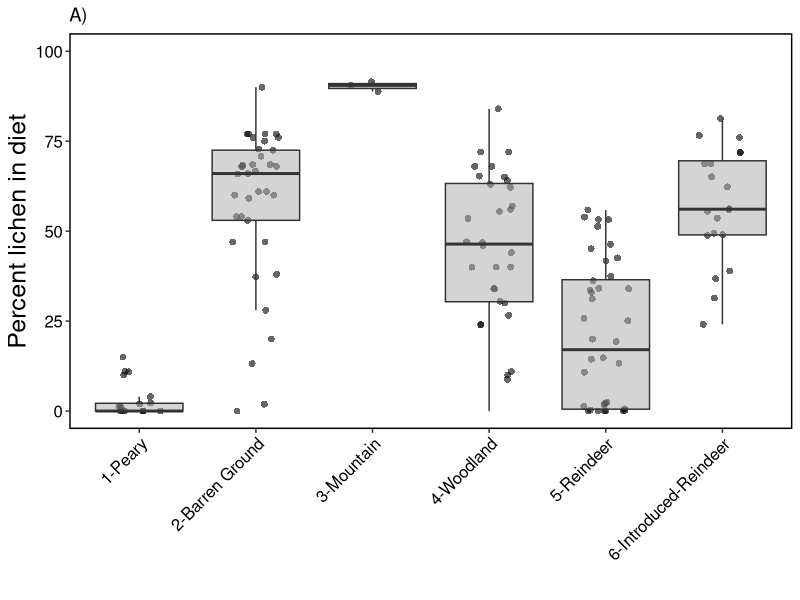
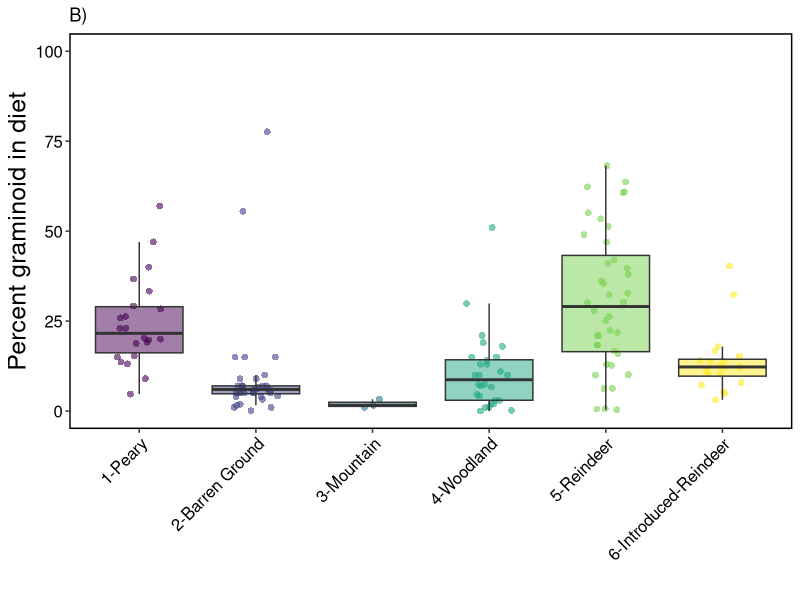
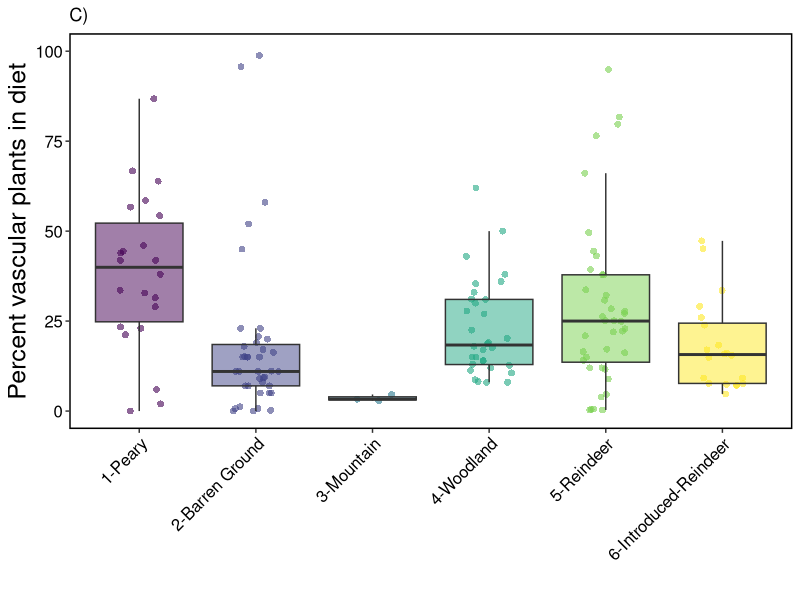

The R source for these figures, in order: (Note: this script raises an error after producing the figures.)

library(data.table)
library(ggplot2)

sub <- fread("output/clean-data.csv")


png("figures/fig2.png", width = 8000, height = 4000, units = "px", res = 600)
aa <- ggplot(sub, 
             aes(Subspecies, lichen, fill=Subspecies)) + 
  geom_jitter(color = "black", 
              shape = 16,
              position = position_jitter(0.2),
              size = 2,
              alpha = 0.6) +
  geom_boxplot(fill = "darkgrey", 
               alpha = 0.5,
               outlier.color = NA) + 
  #geom_bar(stat = "identity", na.rm=TRUE, color = "black", alpha = 0.75) +
  #geom_errorbar(aes(ymin = meanDiet, 
  #                  ymax = meanDiet + sdDiet), width = 0.2) +
  ylab("Percent lichen in diet") + xlab("") +
  scale_fill_viridis_d() +
  scale_color_viridis_d() +
  ylim(0,100) +
  ggtitle("A)") +
  theme(legend.position = 'none',
        legend.key = element_blank(),
        legend.text = element_text(size = 12, color = "black"),
        legend.title = element_blank(),
        axis.title = element_text(size=18),
        axis.text.y = element_text(size=12, color = "black"),
        axis.text.x = element_text(size = 12, color = "black", angle = 45, hjust = 1), 
        strip.text  = element_text(size = 16),
        strip.background = element_rect(colour="black", size = 1, fill = "white"),
        panel.grid.minor = element_blank(),
        panel.background = element_blank(),
        panel.border = element_rect(colour = "black", fill=NA, size=1)) 

bb <- ggplot(sub, 
             aes(Subspecies, graminoid, fill=Subspecies)) + 
  geom_jitter(aes(color = Subspecies), 
              shape = 16,
              position = position_jitter(0.2),
              size = 2,
              alpha = 0.6) +
  geom_boxplot(aes(fill = Subspecies), 
               alpha = 0.5,
               outlier.color = NA) + 
  #geom_bar(stat = "identity", na.rm=TRUE, color = "black", alpha = 0.75) +
  #geom_errorbar(aes(ymin = meanDiet, 
  #                  ymax = meanDiet + sdDiet), width = 0.2) +
  ylab("Percent graminoid in diet") + xlab("") +
  scale_fill_viridis_d() +
  scale_color_viridis_d() +
  ylim(0,100) +
  ggtitle("B)") +
  theme(legend.position = 'none',
        legend.key = element_blank(),
        legend.text = element_text(size = 12, color = "black"),
        legend.title = element_blank(),
        axis.title = element_text(size=18),
        axis.text.y = element_text(size=12, color = "black"),
        axis.text.x = element_text(size = 12, color = "black", angle = 45, hjust = 1), 
        strip.text  = element_text(size = 16),
        strip.background = element_rect(colour="black", size = 1, fill = "white"),
        panel.grid.minor = element_blank(),
        panel.background = element_blank(),
        panel.border = element_rect(colour = "black", fill=NA, size=1)) 

cc <- ggplot(sub, 
             aes(Subspecies, vascular, fill=Subspecies)) + 
  geom_jitter(aes(color = Subspecies), 
              shape = 16,
              position = position_jitter(0.2),
              size = 2,
              alpha = 0.6) +
  geom_boxplot(aes(fill = Subspecies), 
               alpha = 0.5,
               outlier.color = NA) + 
  #geom_bar(stat = "identity", na.rm=TRUE, color = "black", alpha = 0.75) +
  #geom_errorbar(aes(ymin = meanDiet, 
  #                  ymax = meanDiet + sdDiet), width = 0.2) +
  ylab("Percent vascular plants in diet") + xlab("") +
  scale_fill_viridis_d() +
  scale_color_viridis_d() +
  ylim(0,100) +
  ggtitle("C)") +
  theme(legend.position = 'none',
        legend.key = element_blank(),
        legend.text = element_text(size = 12, color = "black"),
        legend.title = element_blank(),
        axis.title = element_text(size=18),
        axis.text.y = element_text(size=12, color = "black"),
        axis.text.x = element_text(size = 12, color = "black", angle = 45, hjust = 1), 
        strip.text  = element_text(size = 16),
        strip.background = element_rect(colour="black", size = 1, fill = "white"),
        panel.grid.minor = element_blank(),
        panel.background = element_blank(),
        panel.border = element_rect(colour = "black", fill=NA, size=1)) 


grid.arrange(aa,bb, cc, nrow = 1)

dev.off()
